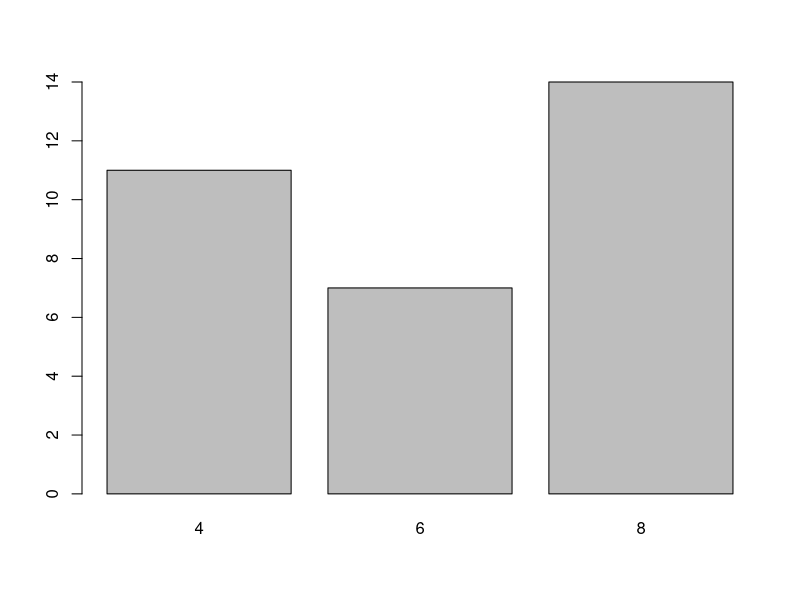
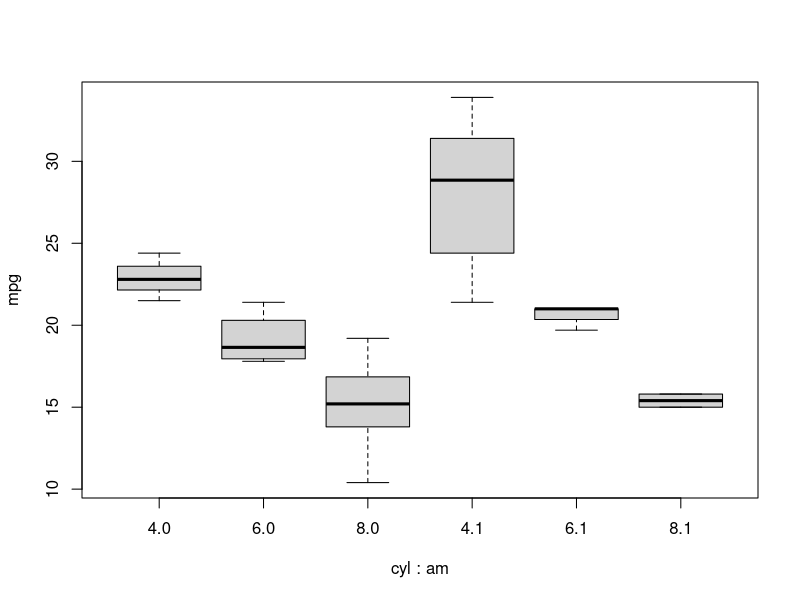
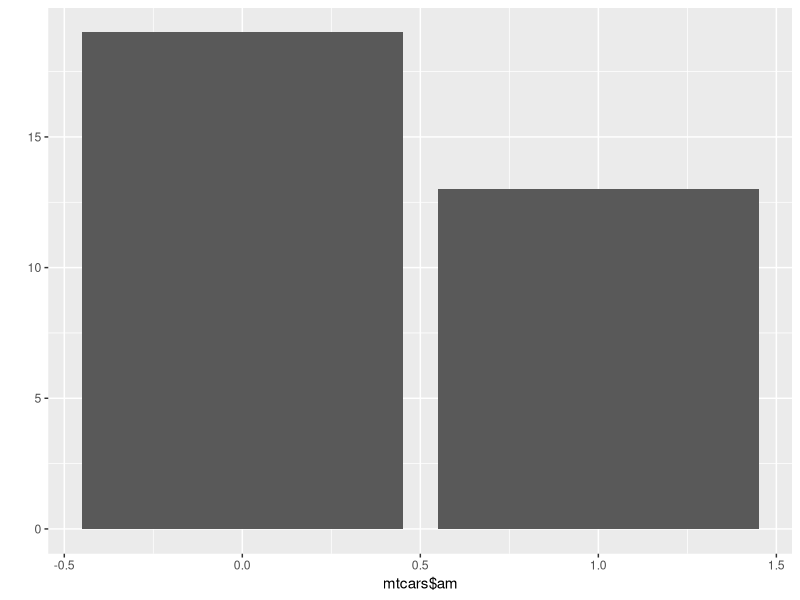
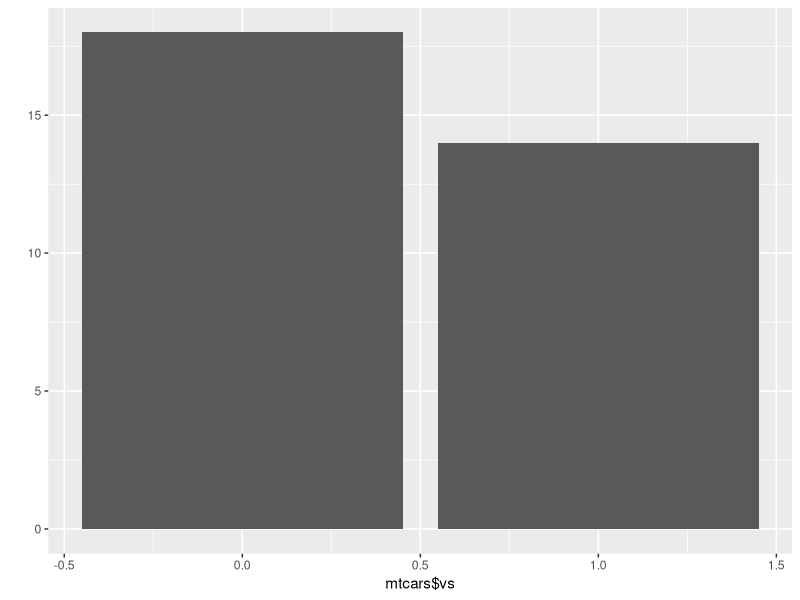
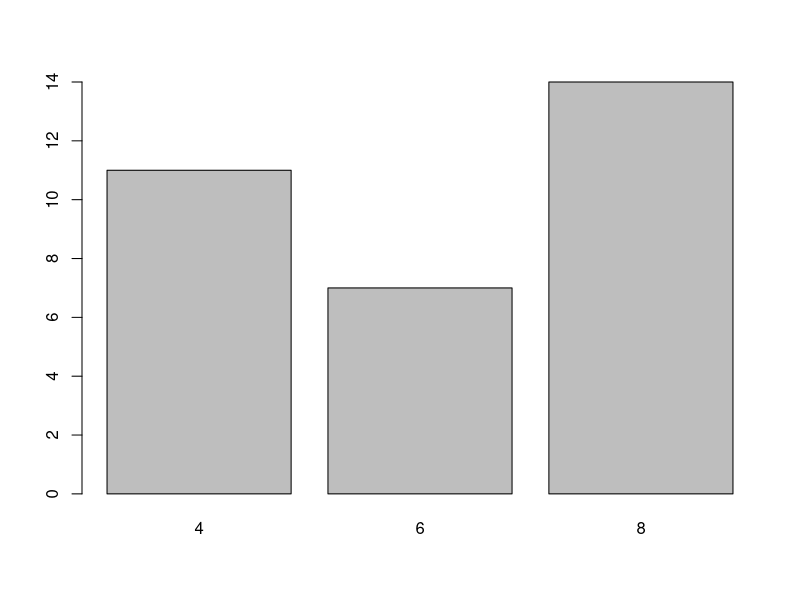
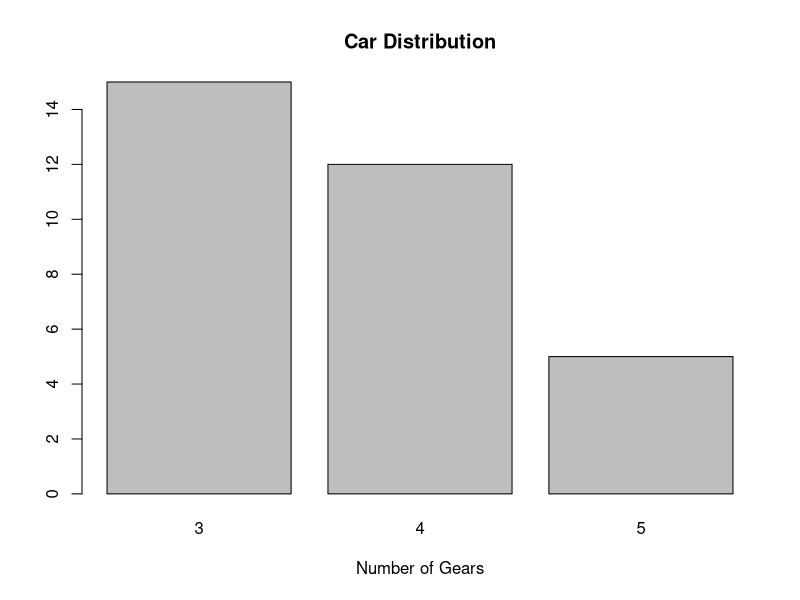
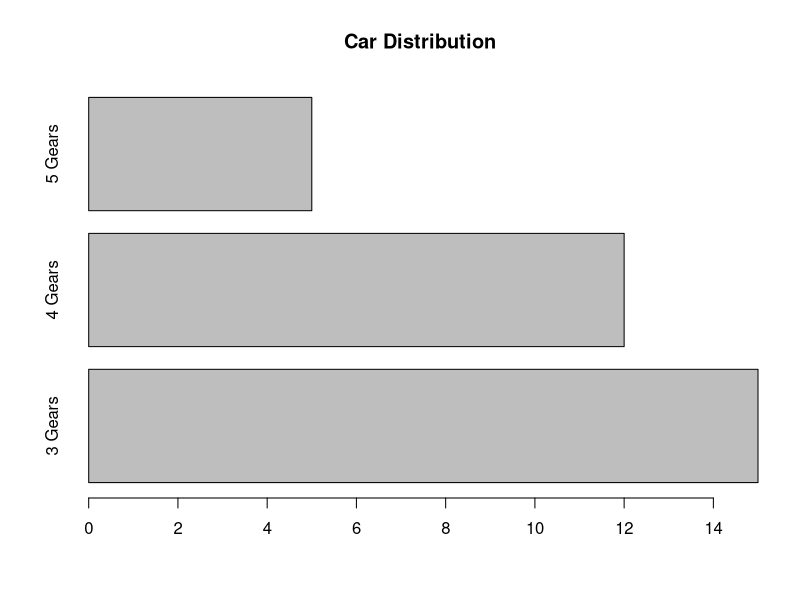
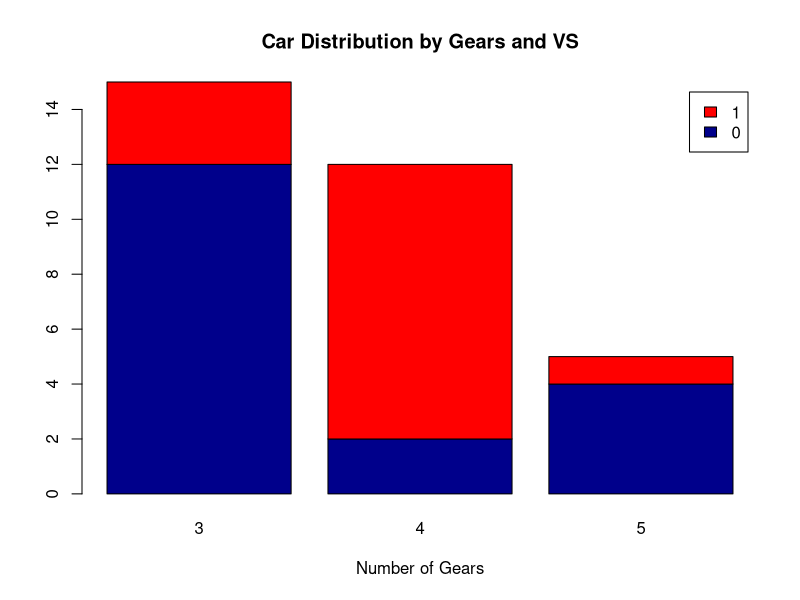

The R source for these figures, in order:
#Write a program to create barplots for all the categorical
#columns in mtcars.
head(mtcars)
mtcars$cyl
table(mtcars$cyl)
barplot(table(mtcars$cyl))
boxplot(mpg ~ cyl + am, data = mtcars)
install.packages("ggplot2")
library(ggplot2)
qplot(mtcars$am,geom = "bar")
qplot(mtcars$vs,geom="bar")
barplot(table(mtcars$cyl))
counts <- table(mtcars$gear)
barplot(counts, main="Car Distribution", 
        xlab="Number of Gears")
barplot(counts, main="Car Distribution", horiz=TRUE,
        names.arg=c("3 Gears", "4 Gears", "5 Gears"))
## Stacked Bar Plot with Colors and Legend
counts <- table(mtcars$vs, mtcars$gear)
barplot(counts, main="Car Distribution by Gears and VS",
        xlab="Number of Gears", col=c("darkblue","red"),
        legend = rownames(counts))
# Grouped Bar Plot
counts <- table(mtcars$vs, mtcars$gear)
barplot(counts, main="Car Distribution by Gears and VS",
        xlab="Number of Gears", col=c("darkblue","red"),
        legend = rownames(counts), beside=TRUE)
